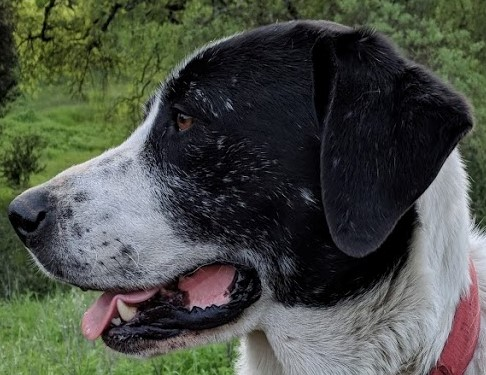
#> input picture 5/sammy_face.jpg, 486 x 375 px
$ jupyter execute edge_detection.ipynb   (shell and % lines are left out)
#> lines starting #> are read from the running program, lines starting #| are printed output that depends on the picture; after the words box and inside, x2 and y2 are one past the last pixel; in counts of white or black regions, pixels touching at a corner belong together
[cell 1]
import cv2
import numpy as np
import matplotlib.pyplot as plt

[cell 2]
img = cv2.imread('sammy_face.jpg')
#> img is the input picture: shape (375, 486, 3); mean B, G, R 70, 78.7, 74.2

[cell 3]
plt.imshow(img)

[cell 4]
edges = cv2.Canny(image=img,
                 threshold1=127,
                 threshold2=127)
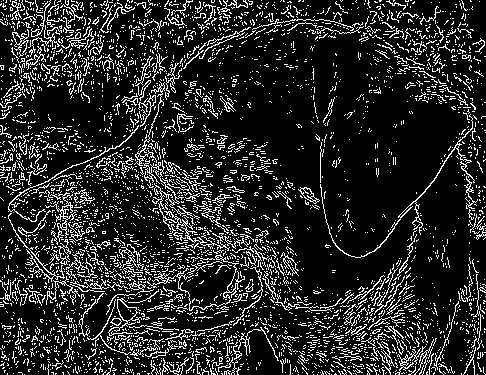
#> edges: shape (375, 486); 15.6% white in thin lines or dots

[cell 5]
plt.imshow(edges)

[cell 6]
mid_val = np.median(img)
#> mid_val = 64

[cell 7]
mid_val
#> Out = 64

[cell 8]
# Lower threshold to either 0 or 70% of the median value whichever is greater
lower = int(max(0,0.7*mid_val))
#> lower = 44
# Upper threshold to either 130% of the median or the max 255, whichever is smaller
upper = int(min(255,1.3*mid_val))
#> upper = 83

[cell 9]
edges = cv2.Canny(image=img,
                 threshold1=lower,
                 threshold2=upper+150)
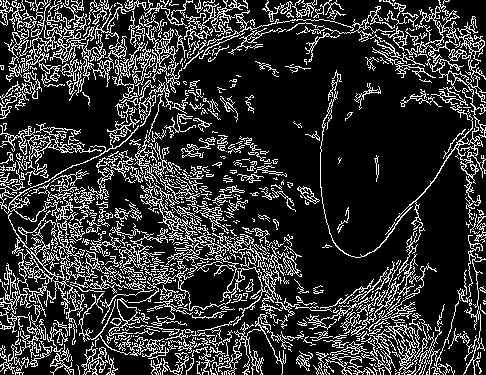
#> edges: shape (375, 486); 19.8% white in thin lines or dots
plt.imshow(edges)

[cell 10]
upper
#> Out = 83

[cell 11]
blurred_img = cv2.blur(img,
                      ksize=(5,5))
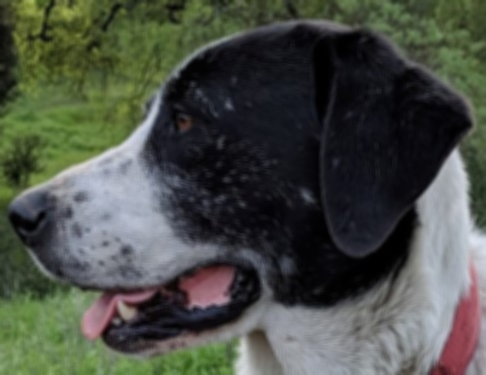
#> blurred_img: shape (375, 486, 3); mean B, G, R 70, 78.7, 74.2

[cell 12]
edges = cv2.Canny(image=blurred_img,
                 threshold1=lower,
                 threshold2=upper+100)
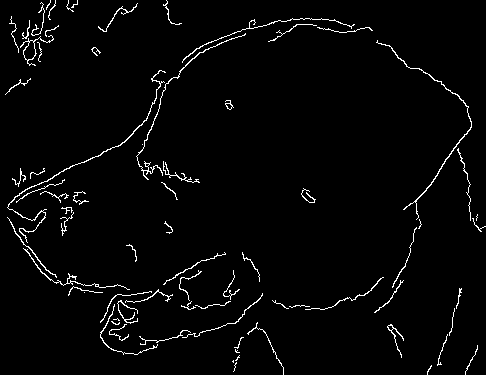
#> edges: shape (375, 486); 2.6% white in thin lines or dots
plt.imshow(edges)

$ run again, with 5/Denis_Mukwege.jpg copied over 5/sammy_face.jpg
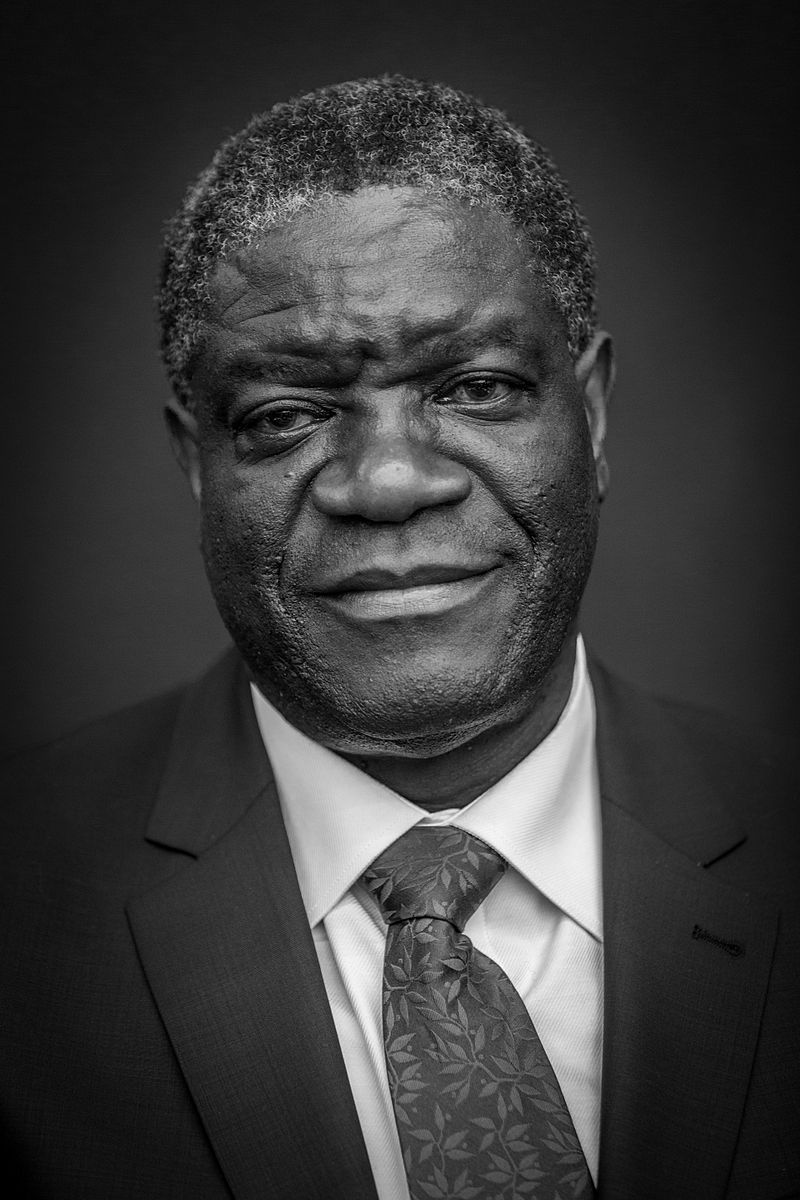
#> input picture 5/Denis_Mukwege.jpg, 800 x 1200 px
#> img is the input picture: shape (1200, 800, 3); min 0, max 255, mean 58.8
#> `edges = cv2.Canny(image=img, threshold1=127, threshold2=127)`:
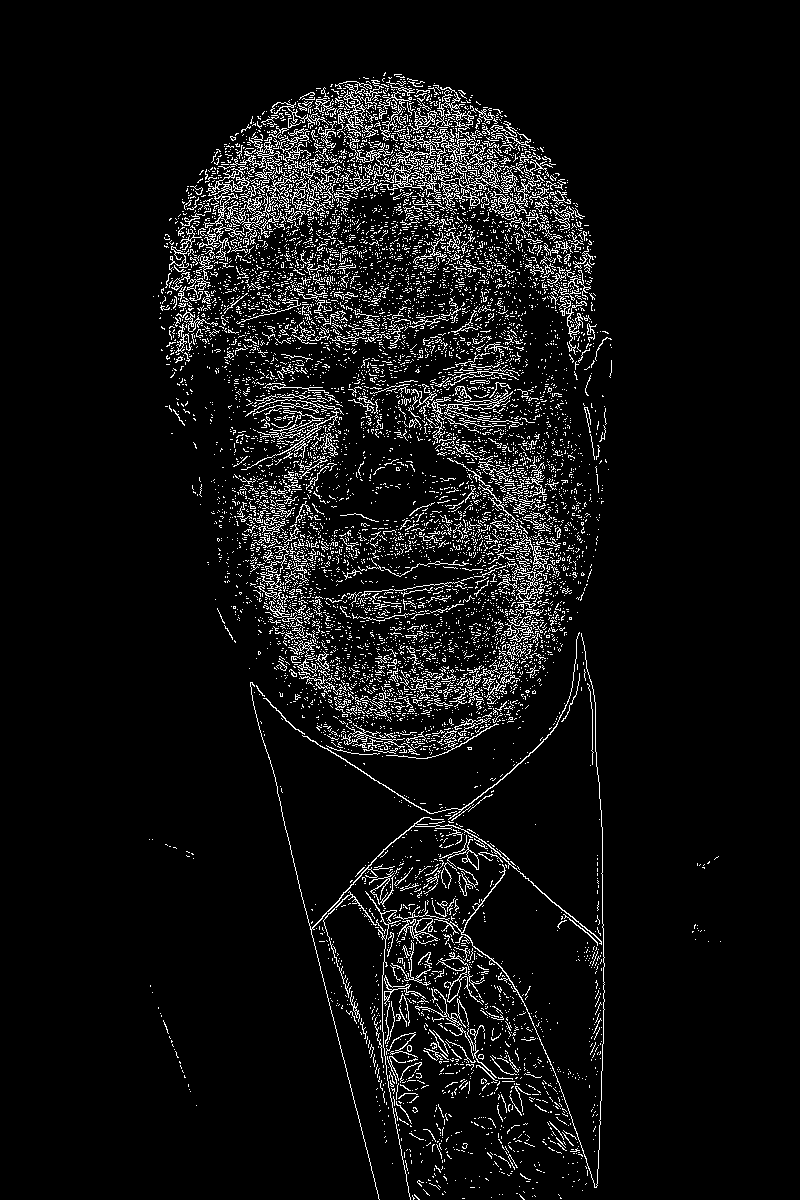
#> edges: shape (1200, 800); 6.6% white in thin lines or dots, all inside (x1, y1, x2, y2) = (149, 72, 721, 1200)
#> mid_val = 43
#> lower = 30
#> upper = 55
#> `edges = cv2.Canny(image=blurred_img, threshold1=lower, threshold2=uppe..`:
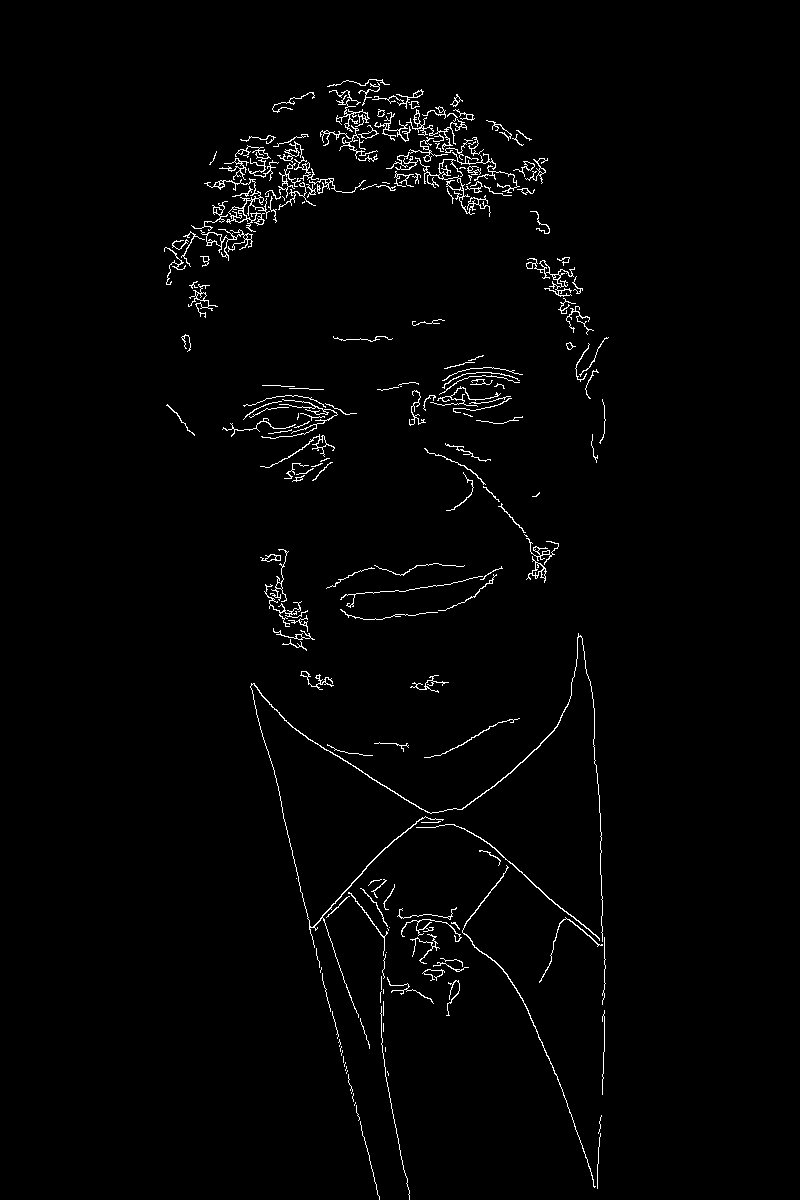
#> edges: shape (1200, 800); 1.7% white in thin lines or dots, all inside (x1, y1, x2, y2) = (164, 79, 609, 1200)
